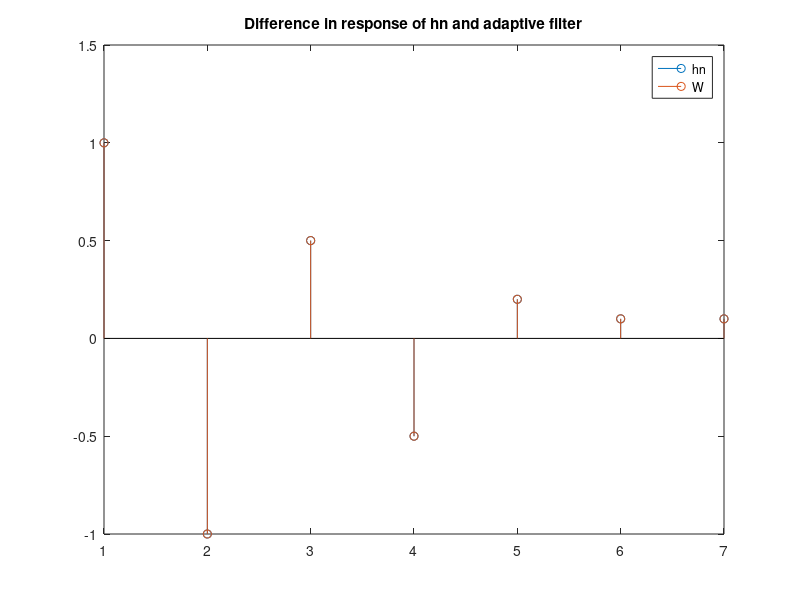
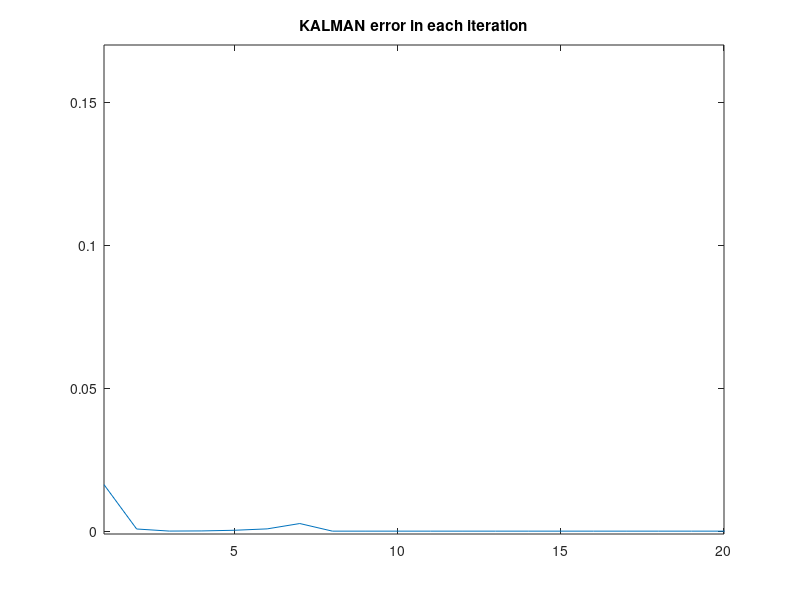

Write MATLAB code to recreate these figures, in order.
hn=[1 -1 .5 -.5 .2 .1 .1 ];
rng('default');
x=randn(1,1000)';
d=filter(hn,1,x);
%note desired signal d and input signal x
% freqz(hn,1,512);
%title('response of hn')

N=7;%if more than 7 coefficients extra coefficients will be near to 0.
W=ones(1,N)*eps;


P=eye(N)*eps;
tic
for i=N:length(x)-900
    phi=x(i:-1:i-(N-1));
    y(i)=W*phi;
    e(i)=d(i)-y(i);
    k=(0+phi'*P*phi)\(P*phi);%R measurement noise is 0
    W=W+(k*e(i))';
%     stem([hn;W]');legend('hn','W')
    P=P-k*phi'*P+0;%Q process noise is 0
    MSE(i-6)=e(i)^2;
end
toc

% freqz(W,1,512);


 stem([hn;W]');legend('hn','W');
 title('Difference in response of hn and adaptive filter')
 figure
  plot(1:93,MSE(1:93)/94)
 axis([1 20 -1e-3 170e-3])
  title('KALMAN error in each iteration')
 %What LMS does in 93 iterations kalman does it in 7 iterations.